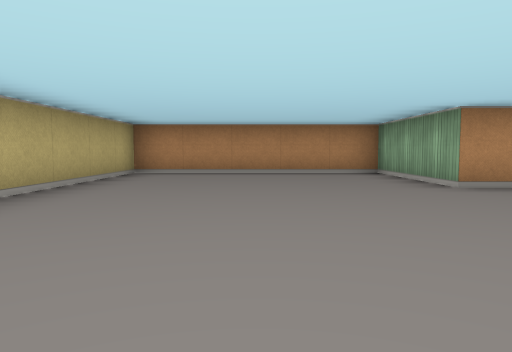
View 1 (above)

23 first-person views from a walk through a cub3D level. The camera is about half as high as the walls, tilts 4° down and sees 70° across. The floor is counted in squares. Each view is taken from the middle of a square. On the plan, view 1 faces up. The plan holds only what a view shows up to about 9 squares ahead; the rest is blank.

View 2
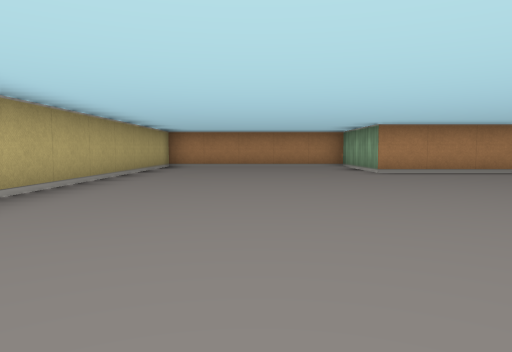

View 3
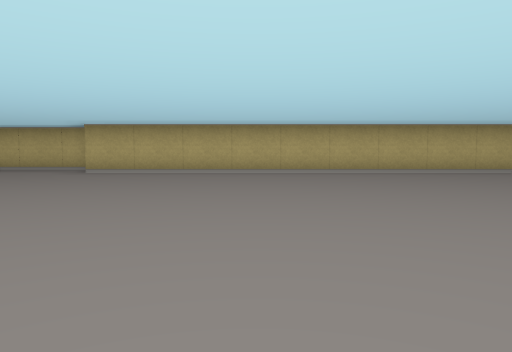

View 4
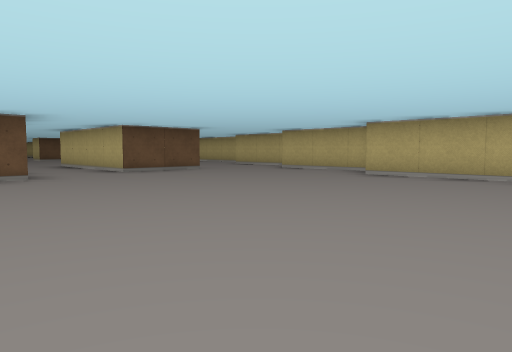

View 5
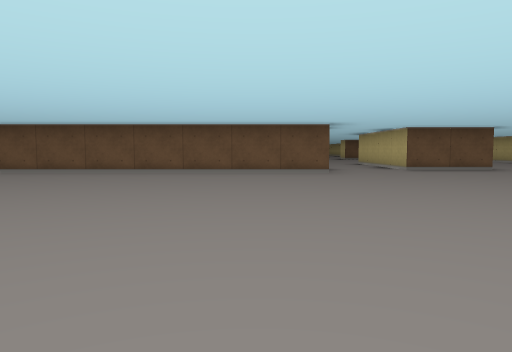

View 6
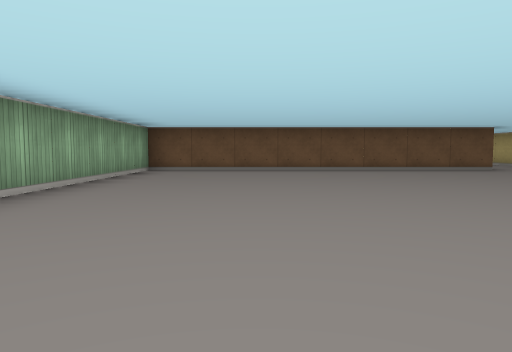

View 7
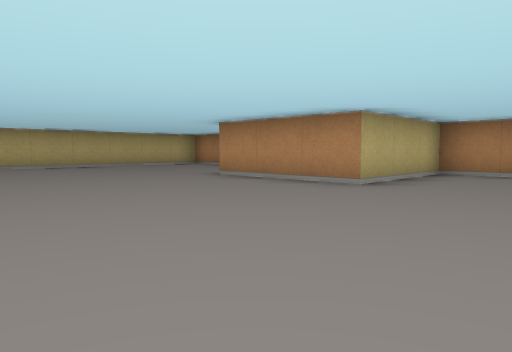

View 8
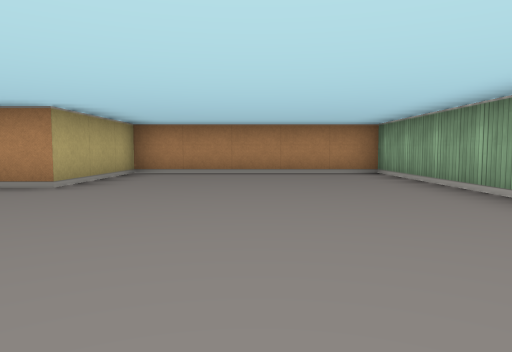

View 9
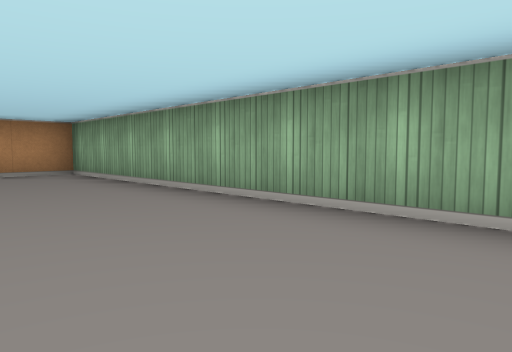

View 10
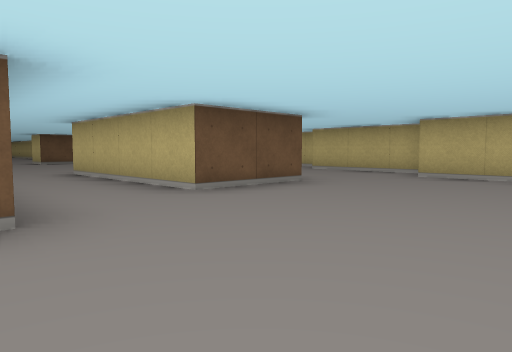

View 11
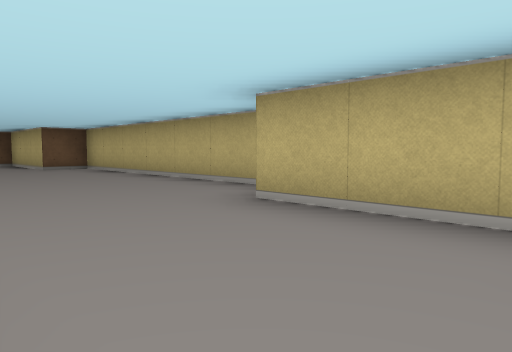

View 12
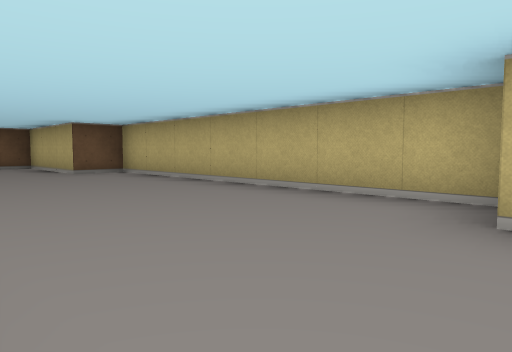

View 13
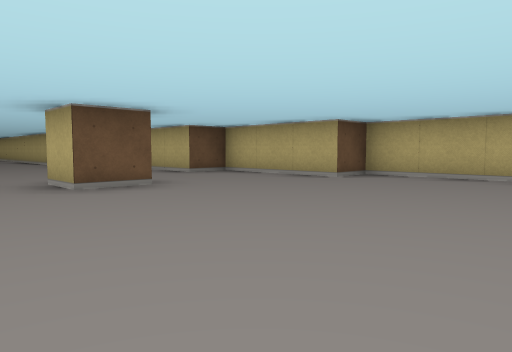

View 14
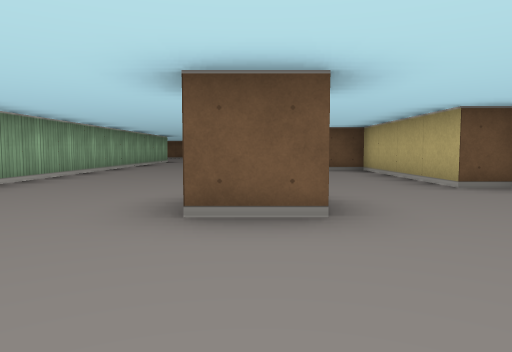

View 15
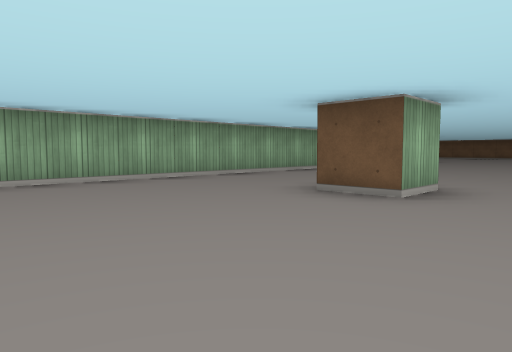

View 16
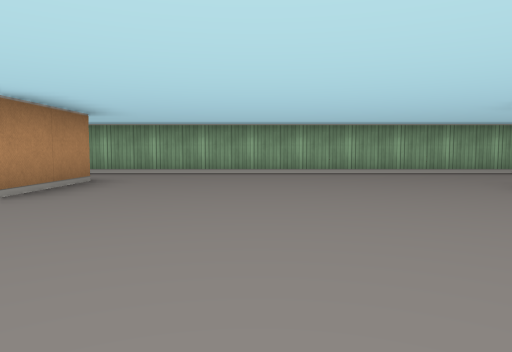

View 17
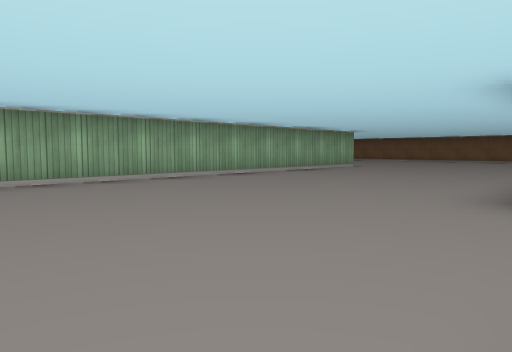

View 18
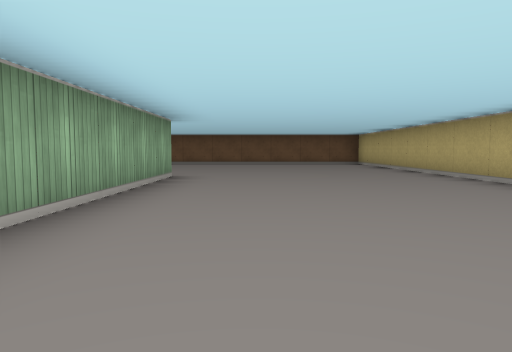

View 19
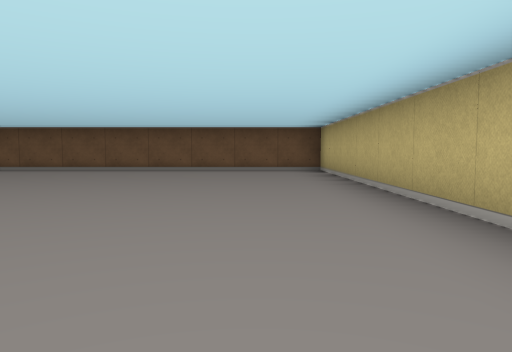

View 20
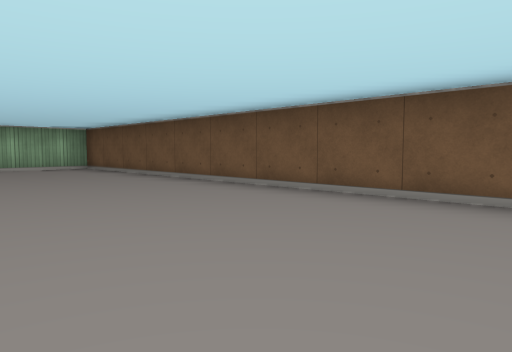

View 21
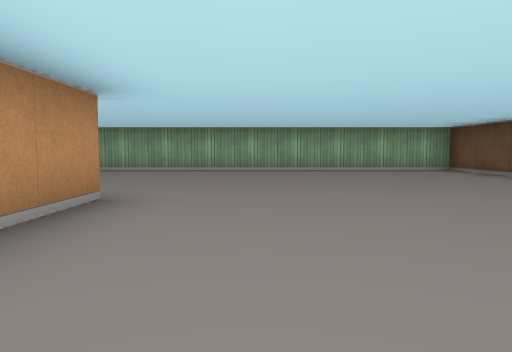

View 22
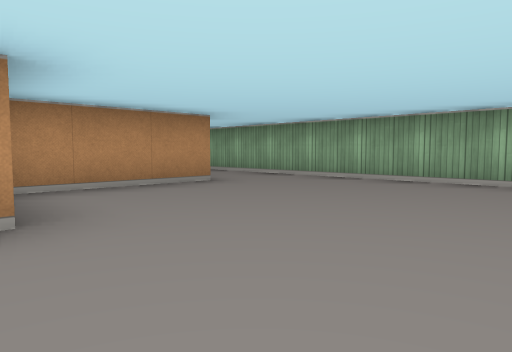

View 23
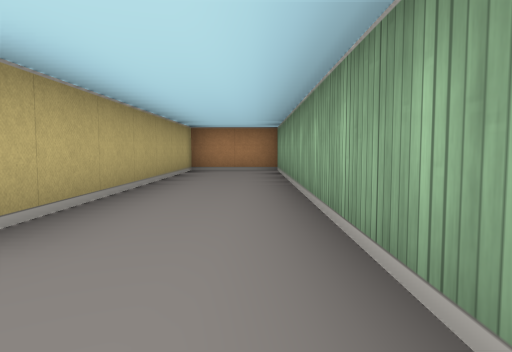

### Floor plan
Ten units are one square. View 1 is at (0, 0); x grows to the right and y downward. Boxes are objects, and circles mark ways between rooms. Rooms are numbered by the first view taken in them; rooms with no view inside come last. Other rooms are left out.
<svg viewBox="-60 -80 170 460">
<path fill="none" stroke="#000" d="M24 85 105 85 105 35M105 -4 105 -75 55 -75 55 -45 25 -45 25 -75 -25 -75 -25 55M-35 59 -35 85M-16 95 5 95 5 135M25 145 25 125M25 315 25 145M-25 299 -25 375 105 375 105 225 85 225 85 290M-15 206 -15 195 -5 195 -5 205M56 315 40 315M86 295 59 295M5 135 -15 135M-55 116 -55 185 -45 185 -45 215 -35 215 -35 255 -26 255M-45 89 -45 115"/>
<circle cx="-30" cy="100" r="3" fill="#2a7"/>
<circle cx="15" cy="145" r="3" fill="#2a7"/>
<text x="40" y="20">1</text>
<text x="20" y="260">2</text>
</svg>
Room 1 opens to room 2.

Where each view was taken, in squares from view 1:
view 1: 0 up, 0 right, facing up
view 2: 3 down, 0 right, facing up
view 3: 2 down, 5 right, facing left
view 4: 2 down, 4 right, facing down-left
view 5: 1 down, 4 right, facing down
view 6: 0 up, 8 right, facing down
view 7: 0 up, 8 right, facing up-left
view 8: 0 up, 8 right, facing up
view 9: 0 up, 8 right, facing up-right
view 10: 6 down, 3 right, facing down-left
view 11: 9 down, 2 left, facing down-left
view 12: 11 down, 2 left, facing down-left
view 13: 15 down, 1 right, facing down-left
view 14: 17 down, 1 left, facing down
view 15: 16 down, 3 left, facing down-right
view 16: 16 down, 5 left, facing right
view 17: 22 down, 3 left, facing down-right
view 18: 25 down, 1 right, facing down
view 19: 29 down, 1 left, facing down
view 20: 34 down, 1 right, facing down-right
view 21: 33 down, 2 right, facing right
view 22: 34 down, 5 right, facing up-right
view 23: 31 down, 10 right, facing up
